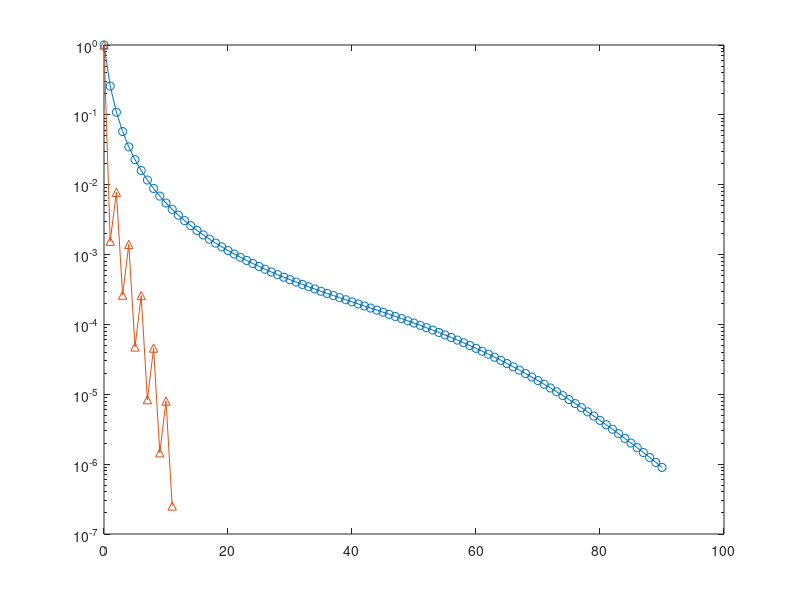

Here is the MATLAB script that generated this plot: (Note: this script raises an error after producing the figure.)

%% Clear workspace
clear;
clc;

%% Experiment 1
n = 500; 
A1 = spdiags([1:n]', [0], n, n); 
xsol = ones(n, 1); 
b1 = A1 * xsol;
tol = 1e-6;
maxit = 4 * n;
[x1, flag1, relres1, iter1, resvec1] = pcg(A1, b1, tol, maxit, [], [], []);

%% Experiment 2
n = 500; 
A2 = spdiags([linspace(1, 2, n/2)';linspace(1000, 1001, n/2)'], [0], n, n); 
xsol = ones(n, 1);
b2 = A2 * xsol;
tol = 1e-6;
maxit = 4 * n;
[x2, flag2, relres2, iter2, resvec2] = pcg(A2, b2, tol, maxit, [], [], []);

%% plot
figure;
semilogy(0:length(resvec1)-1, resvec1/norm(b1),'-o')
hold on
semilogy(0:length(resvec2)-1, resvec2/norm(b2),'-^')
yline(tol,'r--');
legend('First Experiment','Second Experiment','Tolerance','Location','East')
xlabel('Iteration number')
ylabel('Relative residual')
title('Experiments')
